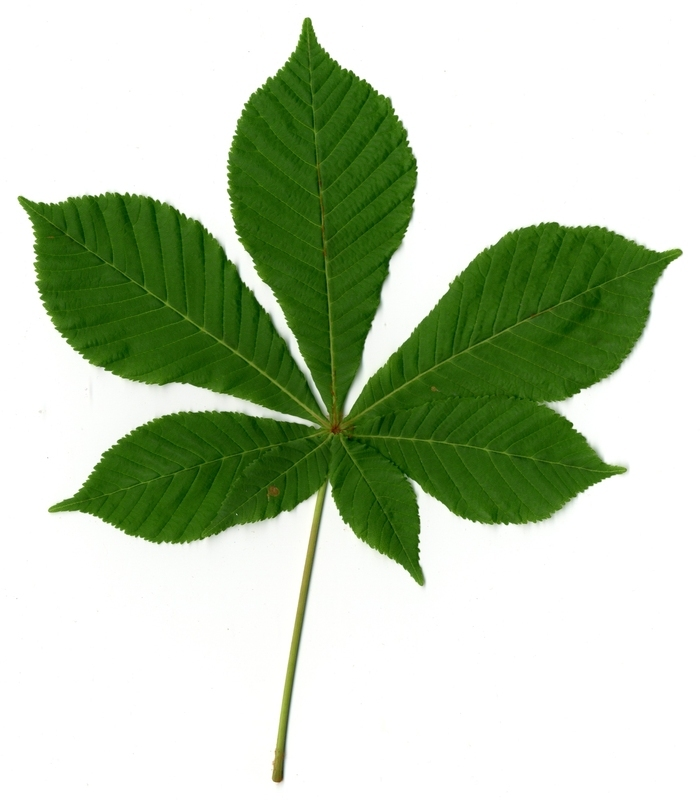
#> input picture Domasni/DomasnaRabota3/database/11270.jpg, 700 x 800 px
$ python DomasnaRabota3.24.py
#> lines starting #> are read from the running program, lines starting #| are printed output that depends on the picture; after the words box and inside, x2 and y2 are one past the last pixel; in counts of white or black regions, pixels touching at a corner belong together
import cv2
import numpy as np

img = cv2.imread('database/11270.jpg')
#> img is the input picture: shape (800, 700, 3); mean B, G, R 176.6, 202.8, 187.5
gray = cv2.cvtColor(img, cv2.COLOR_BGR2GRAY)
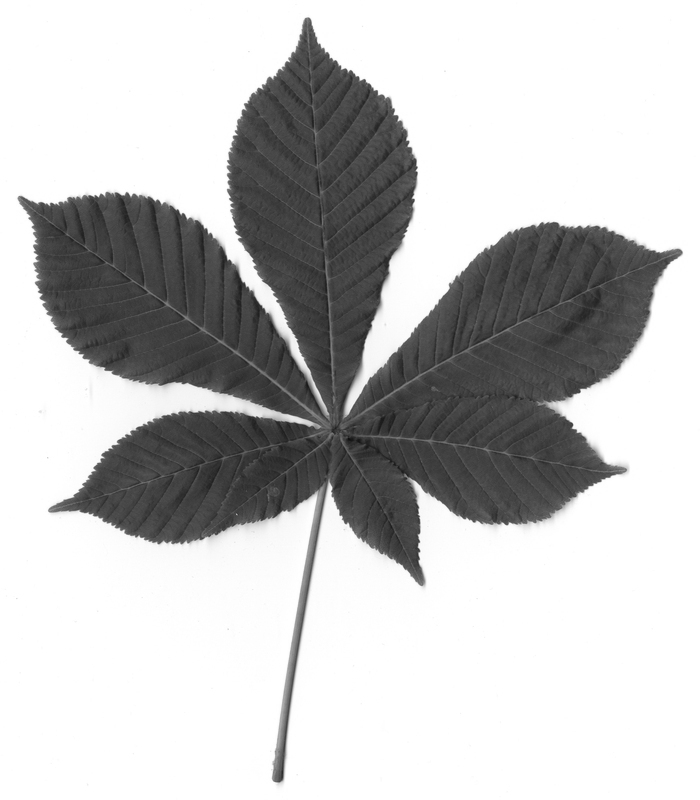
#> gray: shape (800, 700); min 15, max 255, mean 195.2
ret, thresh = cv2.threshold(gray, 0, 255, cv2.THRESH_BINARY_INV + cv2.THRESH_OTSU)
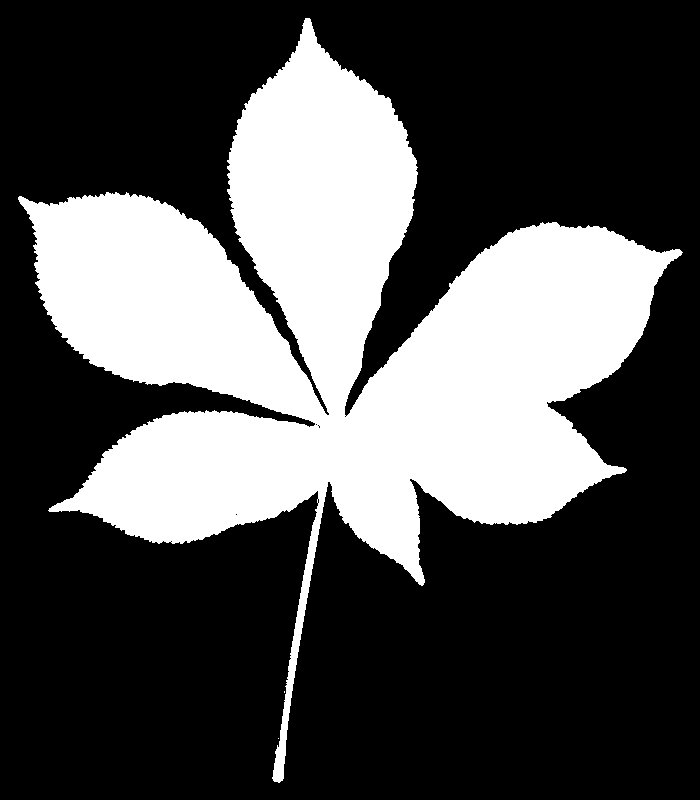
#> thresh: shape (800, 700); 31.7% white; 3 white regions (2 under 20 px)
#> ret = 161
contours, _ = cv2.findContours(thresh, cv2.RETR_EXTERNAL, cv2.CHAIN_APPROX_SIMPLE)
#> contours = 3 contours, 2 with area under 20; largest, box (x1, y1, x2, y2) and area: (18, 18, 683, 783) 175400
contour_img = np.zeros_like(img)
cv2.drawContours(contour_img, contours, -1, (0, 140, 0), 2)
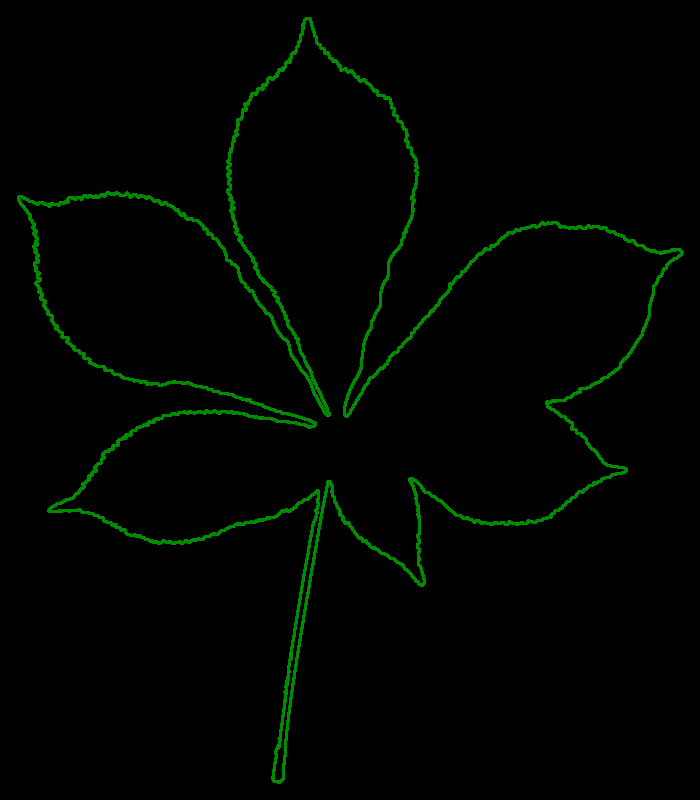
#> contour_img: shape (800, 700, 3); mean of channels 0, 1, 2 0, 4, 0; drawn as B, G, R
cv2.imshow('Original Image', img)
cv2.imshow('Segmentation', thresh)
processed_img = cv2.medianBlur(thresh, 5)
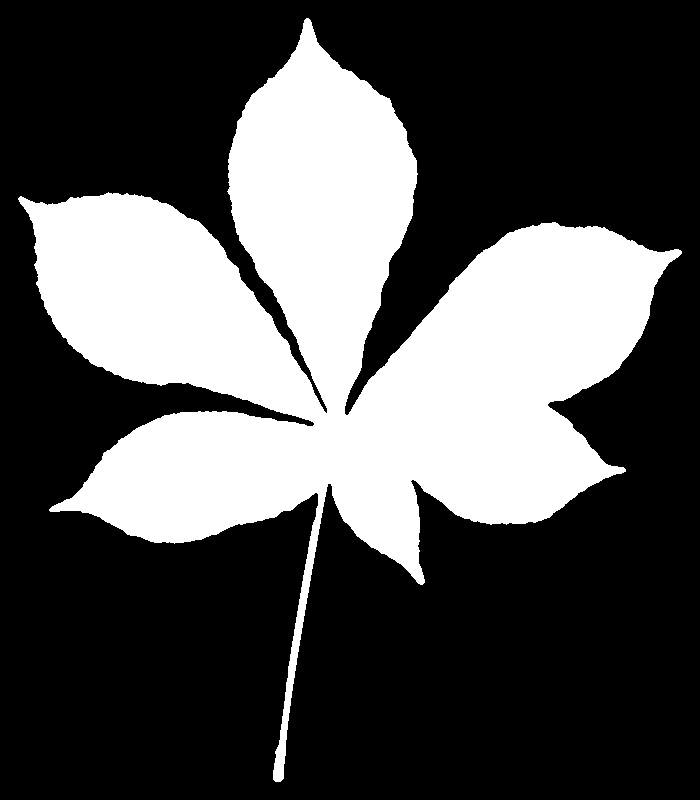
#> processed_img: shape (800, 700); 31.7% white; 1 white region, box (x1, y1, x2, y2) and area: (18, 18, 682, 782) 177519
cv2.imshow('Processed Image', processed_img)
cv2.imshow('Image with Contours', contour_img)
cv2.waitKey(0)
cv2.destroyAllWindows()

$ run again, with Domasni/DomasnaRabota3/database/1.jpg copied over Domasni/DomasnaRabota3/database/11270.jpg
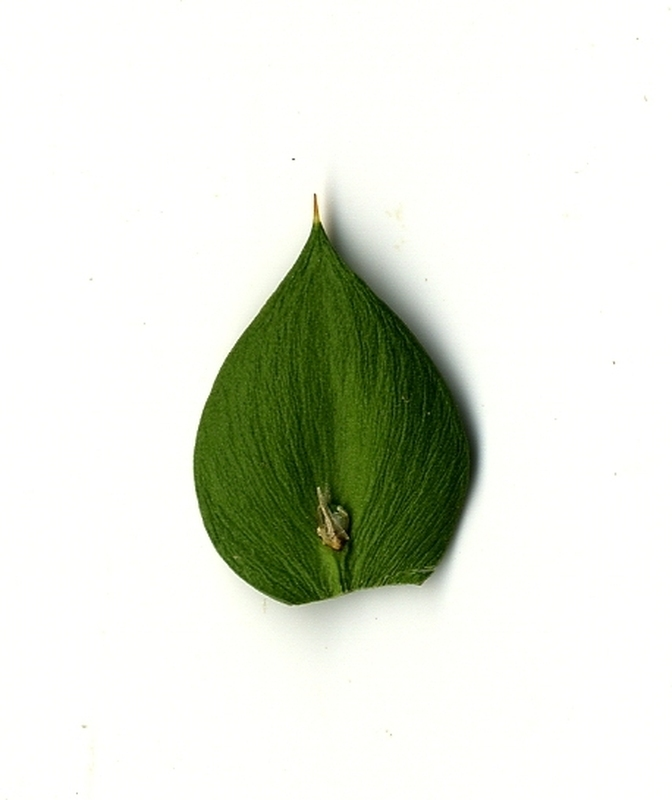
#> input picture Domasni/DomasnaRabota3/database/1.jpg, 672 x 800 px
#> img is the input picture: shape (800, 672, 3); mean B, G, R 218, 228.9, 224.7
#> `ret, thresh = cv2.threshold(gray, 0, 255, cv2.THRESH_BINARY_INV + cv2...`:
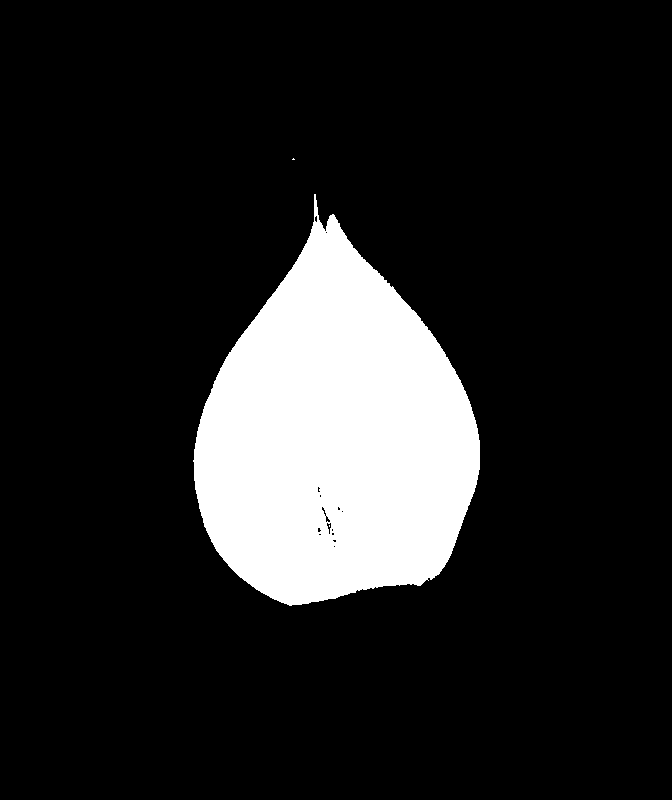
#> thresh: shape (800, 672); 14.2% white; 3 white regions (2 under 20 px)
#> ret = 158
#> contours = 2 contours, 1 with area under 20; largest, box (x1, y1, x2, y2) and area: (193, 194, 480, 606) 75820
#> `cv2.drawContours(contour_img, contours, -1, (0, 140, 0), 2)`:
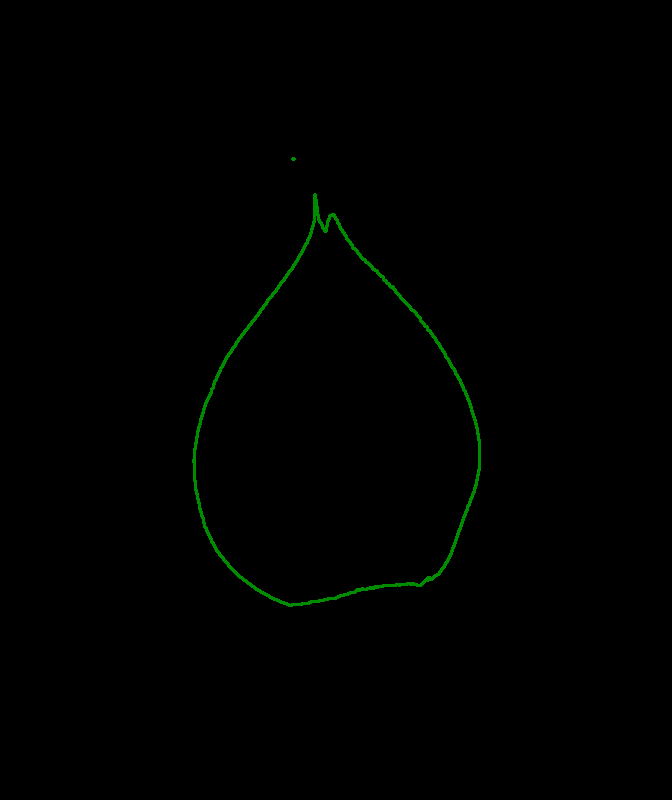
#> contour_img: shape (800, 672, 3); mean of channels 0, 1, 2 0, 1, 0; drawn as B, G, R
#> processed_img: shape (800, 672); 14.2% white; 1 white region, box (x1, y1, x2, y2) and area: (194, 200, 480, 606) 76293

$ run again, with Domasni/DomasnaRabota3/database/10000.jpg copied over Domasni/DomasnaRabota3/database/11270.jpg
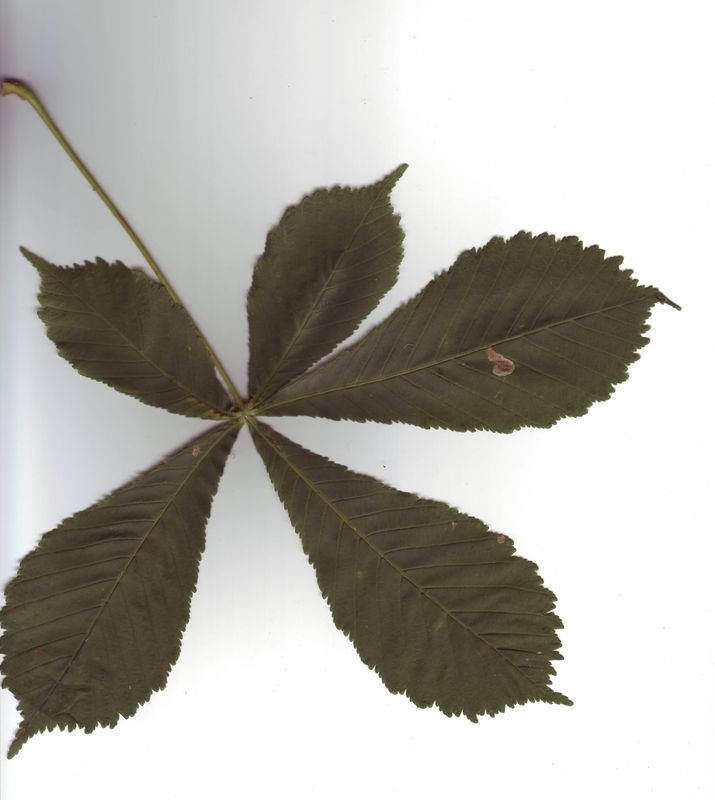
#> input picture Domasni/DomasnaRabota3/database/10000.jpg, 715 x 800 px
#> img is the input picture: shape (800, 715, 3); mean B, G, R 173.9, 179.8, 181.8
#> `ret, thresh = cv2.threshold(gray, 0, 255, cv2.THRESH_BINARY_INV + cv2...`:
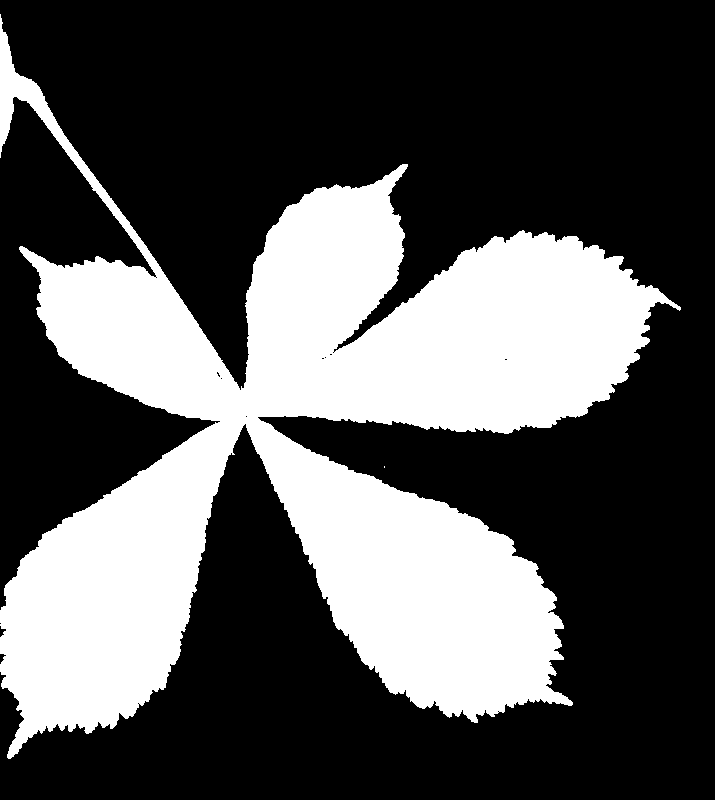
#> thresh: shape (800, 715); 33% white; 2 white regions (1 under 20 px)
#> ret = 151
#> contours = 2 contours, 1 with area under 20; largest, box (x1, y1, x2, y2) and area: (0, 14, 681, 759) 186296
#> `processed_img = cv2.medianBlur(thresh, 5)`:
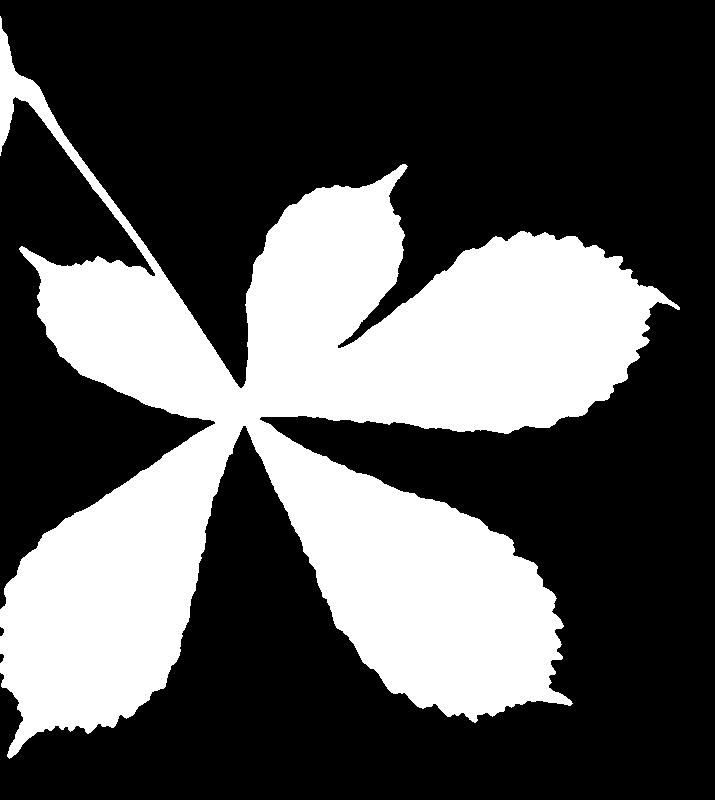
#> processed_img: shape (800, 715); 33% white; 1 white region, box (x1, y1, x2, y2) and area: (0, 16, 680, 759) 188844

$ run again, with Domasni/DomasnaRabota3/database/10001.jpg copied over Domasni/DomasnaRabota3/database/11270.jpg
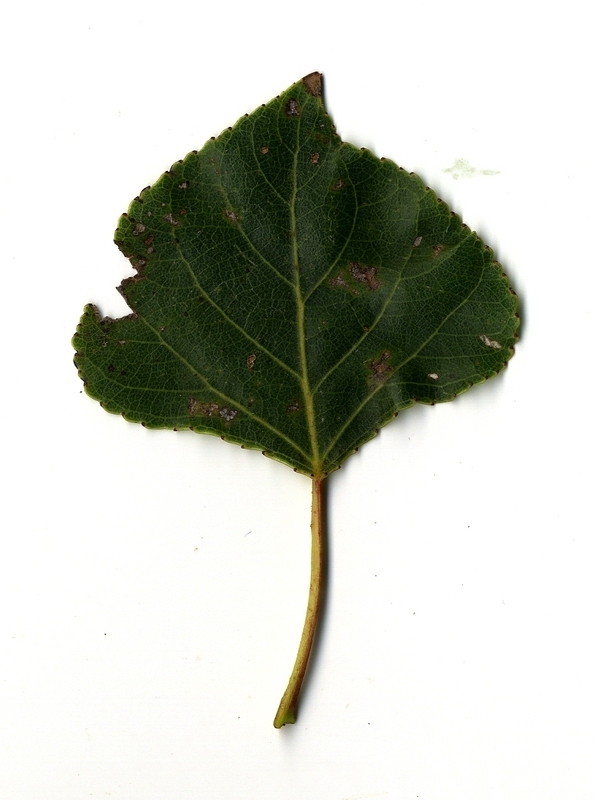
#> input picture Domasni/DomasnaRabota3/database/10001.jpg, 596 x 800 px
#> img is the input picture: shape (800, 596, 3); mean B, G, R 195.5, 204.3, 201.6
#> `ret, thresh = cv2.threshold(gray, 0, 255, cv2.THRESH_BINARY_INV + cv2...`:
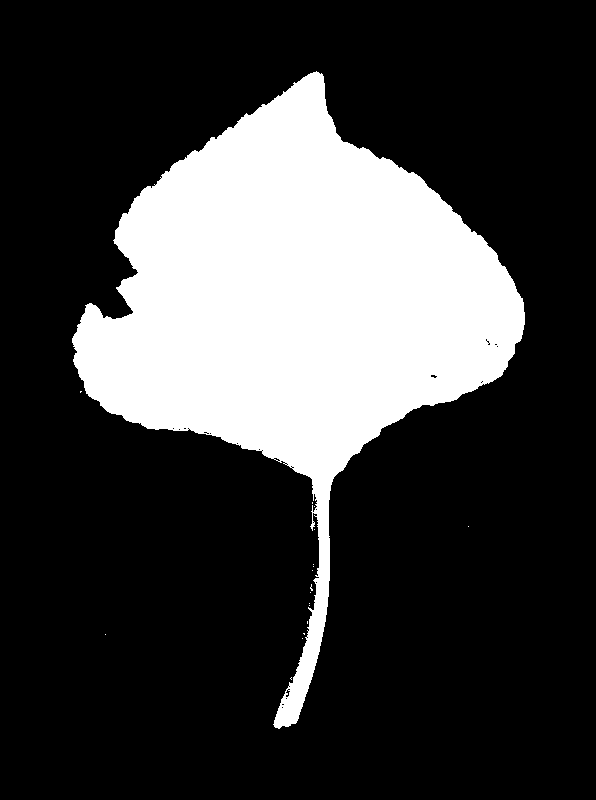
#> thresh: shape (800, 596); 24.1% white; 18 white regions (17 under 20 px)
#> ret = 148
#> contours = 18 contours, 17 with area under 20; largest, box (x1, y1, x2, y2) and area: (72, 71, 525, 729) 113786
#> `processed_img = cv2.medianBlur(thresh, 5)`:
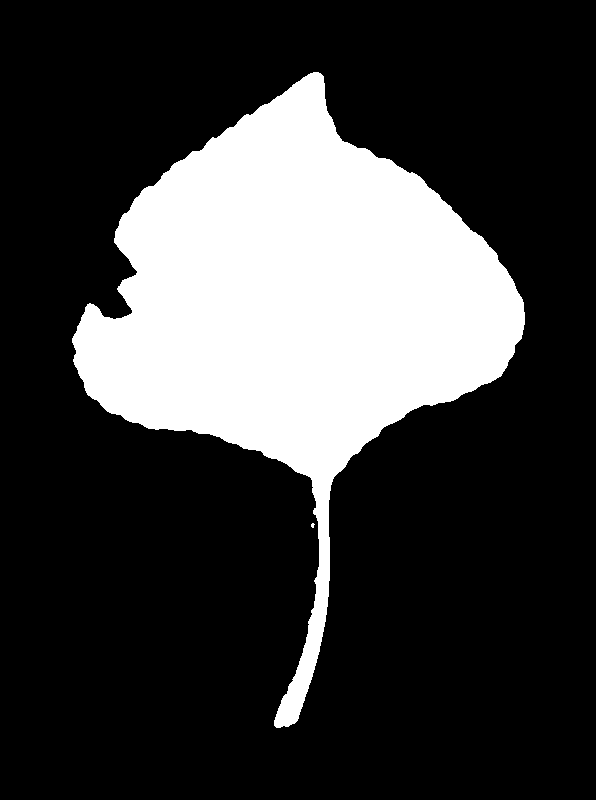
#> processed_img: shape (800, 596); 24.1% white; 2 white regions (1 under 20 px), largest, box (x1, y1, x2, y2) and area: (72, 72, 525, 728) 114679
